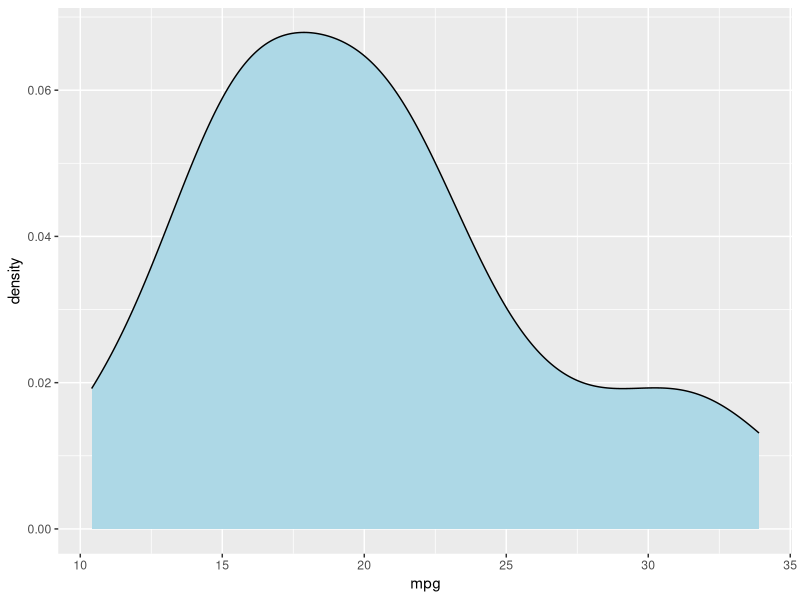
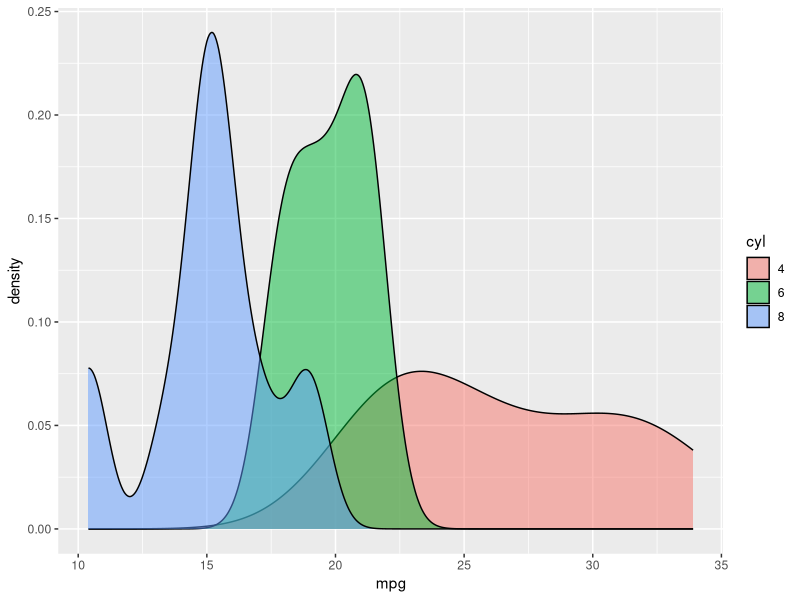
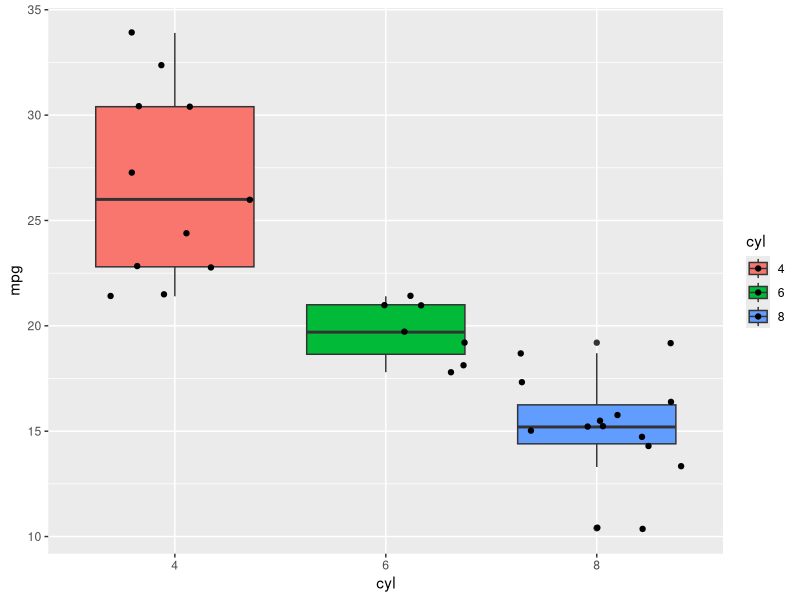
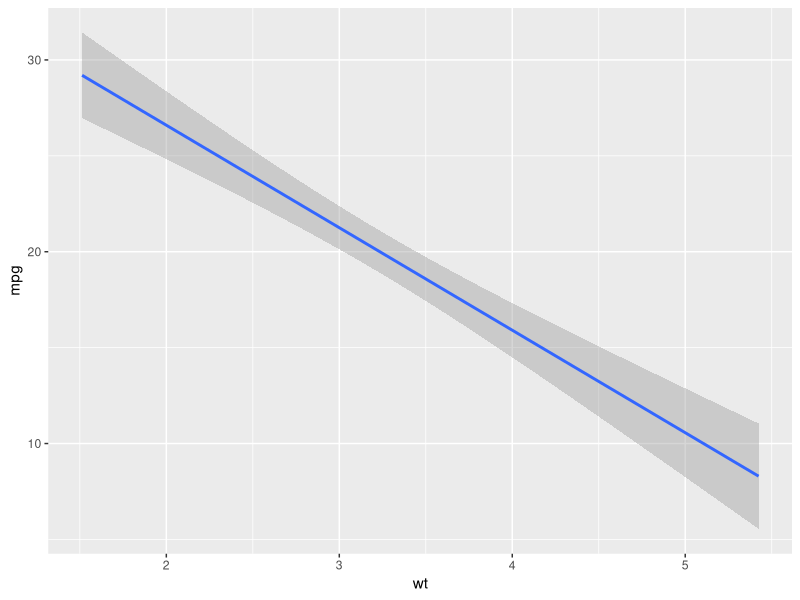
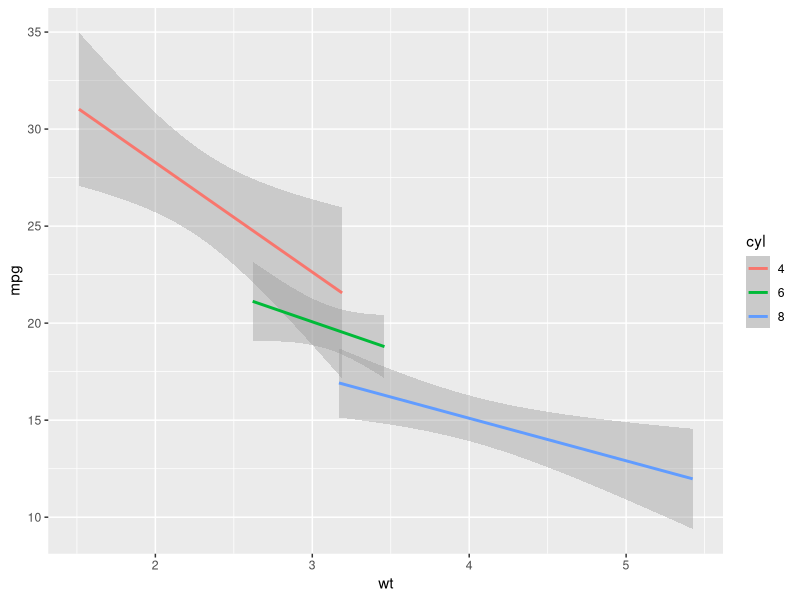
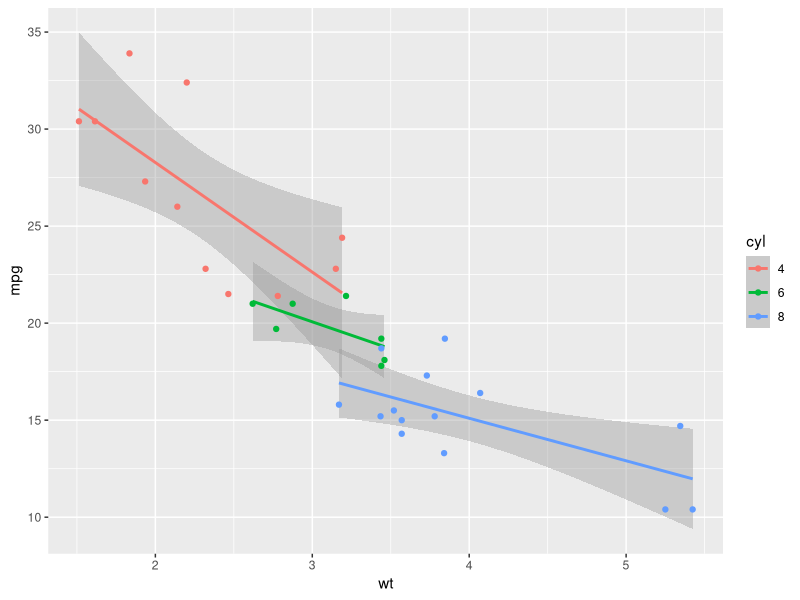
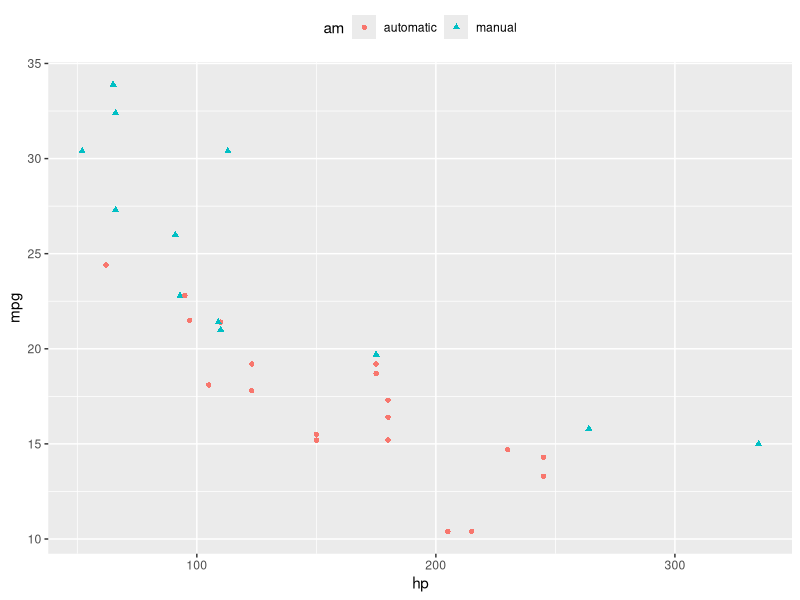
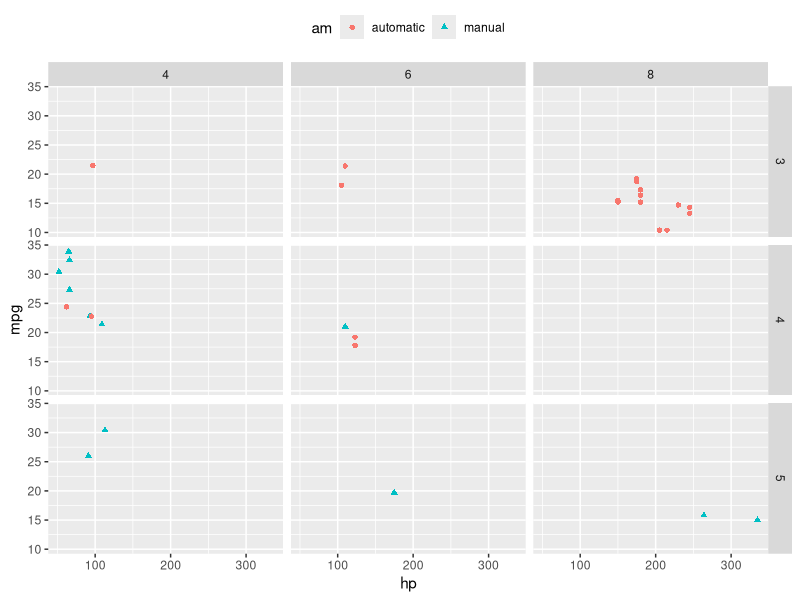

The R script that drew these images, in order:
## ---- chunk 1
knitr::opts_chunk$set(echo = TRUE)
## ---- chunk 2
# install.packages(c("tidyr", "reshape2"))
## ---- chunk 3
1+2
4/2
5*(1+2)
5^2
## ---- chunk 4
my_variable <- 7
## ---- chunk 5
my_variable
## ---- chunk 6
x <- c(6,7,8,9,10)
x
x[1]
x[c(2,4)]
x*2
## ---- chunk 7
x <- 1:7
x
## ---- chunk 8
y <- c("hello", "world")
y
## ---- chunk 9
y <- c(1, "hello")
y
## ---- chunk 10
dim(mtcars)
head(mtcars)
## ---- chunk 11
mtcars[1:4, c(1,4)]
## ---- chunk 12
mtcars$mpg
median(mtcars$mpg)
mean(mtcars$mpg)
var(mtcars$mpg)
## ---- chunk 13
str(mtcars)
## ---- chunk 14
mtcars$cyl <- factor(mtcars$cyl)

mtcars$vs <- factor(mtcars$vs)

mtcars$am <- factor(mtcars$am)

mtcars$gear <- factor(mtcars$gear)

mtcars$carb <- factor(mtcars$carb)

str(mtcars)
## ---- chunk 15
levels(mtcars$am) <- c("automatic", "manual")
## ---- chunk 16
# To use the ggplot2 library we have to call it with the library command
# One could think of the command "install.packages" as buying shoes and "library" as putting them on.
library(ggplot2)

ggplot(mtcars, aes(mpg)) + geom_density(fill="lightblue")
## ---- chunk 17
ggplot(mtcars, aes(mpg, fill=cyl)) + geom_density(alpha=.5)
## ---- chunk 18
ggplot(mtcars, aes(cyl, mpg, fill=cyl)) + geom_boxplot() + geom_jitter()
## ---- chunk 19
ggplot(mtcars, aes(wt, mpg)) + stat_smooth(method="lm")
## ---- chunk 20
p <- ggplot(mtcars, aes(wt, mpg, color=cyl)) + stat_smooth(method="lm") 
p
p + geom_point()
## ---- chunk 21
p <- ggplot(mtcars, aes(hp, mpg, color=am, shape=am)) + geom_point() 
p <- p + theme(legend.position="top")
p
p + facet_grid(gear~cyl)
## ---- chunk 22
library(dplyr)
## ---- chunk 23
summarise(mtcars, mean_mpg=mean(mpg), mean_wt=mean(wt))
temp <- group_by(mtcars, cyl)
temp1 <- summarise(temp, mean_mpg=mean(mpg), mean_wt=mean(wt))
temp1

# one could alternatively chain the operation using the pipe operation %>%
# mtcars %>% group_by(cyl) %>% summarise(mean_mpg=mean(mpg), mean_wt=mean(wt))
## ---- chunk 24
temp <- mtcars %>% select(mpg, cyl)
temp
## ---- chunk 25
mtcars %>% select(cyl,am,wt) %>% arrange(cyl,am,wt)
## ---- chunk 26
temp1 <- mtcars %>% mutate(heavy=factor(ifelse(wt < 3, "Light", "Heavy")))
str(temp1)
## ---- chunk 27
temp1 %>% filter(heavy=="Heavy")
## ---- chunk 28
# A Tsanas, MA Little, PE McSharry, LO Ramig (2009)
# 'Accurate telemonitoring of Parkinson.s disease progression by non-invasive speech tests',
library(data.table)
# url <- "https://archive.ics.uci.edu/ml/machine-learning-databases/
# parkinsons/telemonitoring/parkinsons_updrs.data"

#parkinson_dat <- fread(url)
#names(parkinson_dat)[1] <- "subject"

#write.csv(parkinson_dat, file="parkinson_dat.csv")

parkinson_dat <- read.csv("parkinson_dat.csv")

str(parkinson_dat)
## ---- chunk 29
parkinson_dat$sex <- factor(parkinson_dat$sex)
levels(parkinson_dat$sex) <- c("male", "female")
## ---- chunk 30
parkinson_dat %>% distinct(subject, .keep_all = TRUE) %>% group_by(sex) %>%
  summarise(count=n(), mean_age=mean(age))
## ---- chunk 31
parkinson_dat_old <- parkinson_dat %>% filter(age >= 65)
parkinson_dat_old %>% distinct(subject, .keep_all = TRUE) %>% group_by(sex) %>%
  summarise(count=n(), mean_age=mean(age))
## ---- chunk 32
new_parkinson_dat <- parkinson_dat %>% group_by(subject) %>%
  summarise(mean_motor_UPDRS = mean(motor_UPDRS), age=mean(age))
new_parkinson_dat
## ---- chunk 33
library(ggplot2)
ggplot(parkinson_dat, aes(sex, motor_UPDRS, fill=sex)) + geom_boxplot()
## ---- chunk 34
new_parkinson_dat$less65 <- new_parkinson_dat$age < 65
ggplot(new_parkinson_dat, aes(less65, mean_motor_UPDRS, fill=less65)) +
  geom_boxplot() #+ ggtitle("my title") + xlab("x lab") + ylab("y lab")
## ---- chunk 35
parkinson_dat_sub <- subset(parkinson_dat, subject<=6)
ggplot(parkinson_dat_sub, aes("", total_UPDRS, fill=age)) + geom_boxplot() +
  facet_wrap(~subject, ncol = 3)
## ---- chunk 36
parkinson_dat_select <- parkinson_dat %>% select(total_UPDRS,PPE,DFA)
head(parkinson_dat_select)
library(reshape2)
parkinson_dat_melt <- melt(parkinson_dat_select, id="total_UPDRS")
head(parkinson_dat_melt)
ggplot(parkinson_dat_melt, aes(value, total_UPDRS)) + stat_smooth(method = "lm") +
  geom_point(alpha=0.15) + facet_wrap(~variable, scales="free",ncol=1)
## ---- chunk 37
mymodel <- lm(total_UPDRS~age+sex+PPE+DFA+0, parkinson_dat) # + 0 is fot no intercept, coherent with the paper from which the data comes from
summary(mymodel)
## ---- chunk 38
#breast_cancer <- fread("https://archive.ics.uci.edu/ml/machine-learning-databases/breast-cancer-wisconsin/breast-cancer-wisconsin.data")
#names(breast_cancer) <- c("id_number", "clump_thickness", "cell_size", "cell_shape", "marginal_adhesion", "single_epithelial", "bare_nuclei", "bland_chromatin", "normal_nucleoli", "mitoses", "class")
#write.csv(breast_cancer, file="breast_cancer.csv")

breast_cancer <- read.csv("breast_cancer.csv")
str(breast_cancer)
## ---- chunk 39
breast_cancer$class <- factor(breast_cancer$class)
levels(breast_cancer$class) <- c("benign", "malignant")
str(breast_cancer)
## ---- chunk 40
ggplot(breast_cancer, aes(clump_thickness)) + geom_bar()
## ---- chunk 41
breast_cancer %>% group_by(class) %>% summarise(count=n())
## ---- chunk 42
ggplot(breast_cancer, aes(class, clump_thickness, fill=class)) + geom_boxplot()
## ---- chunk 43
model <- glm(class~clump_thickness, family = "binomial", data=breast_cancer)
summary(model)
